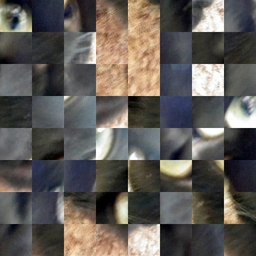
#> input picture image.png, 256 x 256 px, shrunk from 512 x 512 before the run
$ python main.py
#> lines starting #> are read from the running program, lines starting #| are printed output that depends on the picture
### utils.py
#!/usr/bin/env python3
# -*- coding: utf-8 -*-
"""
модуль utils
В этом модуле мы добавляем новый уровень логики при работе с изображения
Теперь изображение состоит не из пискселей, а из кусочков - картинок поменьше
с которыми удобно работать
"""

from copy import deepcopy
import os
import numpy as np
import cv2

# стандартный размер кусочка изображения
# нужен исключительно для удобства
# то есть кусок изображения - это квадрат p*p
# но в реализуемых классах ниже, можно назначить свою ширину(p_x) и высоту(p_y)
p = 64

def lens_segments(seq, black = 0):
    lens_white = [0]

    before_color = seq[0]

    if before_color > black:
        lens_white[-1] += 1
        i_last_white = 0
    else:
        i_last_white = -1

    for i in range(1, len(seq)):
        cur_color = seq[i]
        if cur_color > black:
            if before_color > black:
                lens_white[-1] += 1
            else:
                if i_last_white - i == 2:
                    lens_white[-1] += 2
                else:
                    lens_white.append(1)
                i_last_white = i

        before_color = cur_color

    return lens_white

def get_slice(i, len_seq):
    """
    i       - предполагаемый объект slice который надо обработать
    len_seq - длина последовательности

    Из переданного объекта i возвращает форматированный объект slice
    Если i - это целое число(просто индекс), то возвращает None
    """

    # сначала считаем, что i - это объект slice
    try:
        start = i.start
        stop  = i.stop
        step  = i.step
    # если не получилось извлечь нужные поля, значит i - это просто число
    except AttributeError:
        # тогда никакого слайса возвращать не нужно
        return None
    # если исключений НЕ произошло, то обрабатываем поля i (точно объект slice)
    else:
        if start is None:
            start = 0
        if start < 0:
            start = len_seq - abs(start)

        if stop is None:
            stop = len_seq
        if stop < 0:
            stop = len_seq - abs(stop)

        if step is None:
            step = 1

        return slice(start, stop, step)

class ImageIterator:
    """
    Отдельный класс итераторов изображений
    Нужен для одновременного обхода кусочков изображения
    """
    # [11 lines left out: functions __init__, __next__, not called in this run]

class Image:
    def __init__(self, img, p_y=p, p_x=p):
        self.img = deepcopy(img)
        self.y_size = self.img.shape[0]
        self.x_size = self.img.shape[1]
        self.p_y = p_y
        self.p_x = p_x

    @classmethod
    def new(cls, y_size, x_size, depth=np.uint8, chennals=3, p_y=p, p_x=p):
        img = np.zeros((y_size, x_size, chennals), depth)
        return cls(img, p_y, p_x)

    @classmethod
    def open(cls, file, p_y=p, p_x=p):
#> called with file = 'image.png', p_y = 64, p_x = 64
        if not os.path.isfile(file):
            message = f'"{file}" не существует или не является файлом'
            raise ValueError(message)

        img = cv2.imread(file)
#> img is the input picture: shape (256, 256, 3); mean B, G, R 87.4, 92.2, 96.7
        return cls(img, p_y, p_x)

    def save(self, file):
        cv2.imwrite(file, self.img)

    @property
    def rows(self):
        return self.y_size // self.p_y

    @property
    def cols(self):
        return self.x_size // self.p_x

    def __len__(self):
        return self.cols*self.rows

    def __getitem__(self, index):

        s = get_slice(index, len(self))

        if not s:
            # index - это целое число
            if index < 0:
                index = len(self) - abs(index)

            if index < 0 or index > len(self):
                message = f"Вышли за пределы картиники [0:{len(self)}], index={index}"
                raise IndexError(message)

            row, col = divmod(index, self.cols)

            left  = col*self.p_x
            top   = row*self.p_y
            right = left + self.p_x
            down  = top + self.p_y

            block = self.img[top:down, left:right]

            cls = self.__class__

            return cls(block, p_y=self.p_y, p_x=self.p_x)
        else:
            # index - это slice
            mas = []
            for i in range(s.start, s.stop, s.step):
                mas.append(self[i])
        return mas

    def __setitem__(self, index, block):
        block = deepcopy(block)
        if index < 0:
            index = len(self) - abs(index)

        if index < 0 or index > len(self):
            message = f"Вышли за пределы картиники [0:{len(self)}], index={index}"
            raise IndexError(message)

        rol, col = divmod(index, self.cols)

        left  = col*self.p_x
        top   = rol*self.p_y
        right = left + self.p_x
        down  = top + self.p_y

        if block.x_size != self.p_x or block.y_size != self.p_y:
            message = 'Размеры блока %dx%d не подходят для вставки в %dx%d' % (block.y_size, block.x_size, self.p_y, self.p_x)
            raise ValueError(message)

        self.img[top:down, left:right] = block.img

    def __iter__(self):
        return ImageIterator(self)

    # [79 lines left out: functions __add_top, __add_down, __add_left, not called in this run]

    def __add_right(self, block):
        """
        добавить блок спрва
        """
        if block.y_size != self.y_size:
            message = f'Блоки не стыкуются по высоте my={self.y_size} other={block.y_size}'
            ValueError(message)

        cls = self.__class__

        new_img = cls.new(y_size=self.y_size, x_size=self.x_size + block.x_size)
        new_img.p_y = block.y_size & self.y_size

        left = cls(self.img, p_y=new_img.p_y)
        right = cls(block.img, p_y=new_img.p_y)

        cnt_parts = 0
        for i in range(len(left)):
            new_img[cnt_parts] = left[i]
            cnt_parts += 1
        for i in range(len(right)):
            new_img[cnt_parts] = right[i]
            cnt_parts += 1

        new_img.p_y = min(self.p_y, block.p_y)
        return new_img

    def add(self, block, mode):
        mode = mode[0].lower()
        if mode == 't': return self.__add_top(block)
        elif mode == 'd': return self.__add_down(block)
        elif mode == 'l': return self.__add_left(block)
        elif mode == 'r': return self.__add_right(block)
        else:
            message = f"Параметр mode='{mode}' не в множестве ['t', 'd', 'l', 'r']"
            raise ValueError(message)

    def get_contours(self, thr1=0, thr2=50):
        if len(self.img.shape) > 2:
            gray = cv2.cvtColor(self.img, cv2.COLOR_BGR2GRAY)
        else:
            gray = self.img
        return cv2.Canny(gray, thr1, thr2)

    # [7 lines left out: function get_threshold, not called in this run]


    def is_my(self, block, mode, thr1=30, thr2=50):
        mode = mode[0].lower()

        if mode in ('l', 't'):
            block = block[-1]
            new_img = self[0]
        else:
            block = block[0]
            new_img = self[-1]

        new_img = new_img.add(block, mode)

        # blur = cv2.GaussianBlur(new_img.img, (5,5), 0)
        contours = new_img.get_contours(thr1, thr2)
        # th = new_img.get_threshold()

        if mode in ('l', 'r'):
            line_pixels = contours[:, -2 + new_img.x_size//2: new_img.x_size//2 + 2]
            line_len = new_img.y_size
        else:
            line_pixels = contours[-2 + new_img.y_size//2: new_img.y_size//2 + 2, :]
            line_len = new_img.x_size

        cuts = []
        for i in range(2):
            if mode in ('l', 'r'):
                mas_cuts = [line_pixels[k, i] | line_pixels[k, i+1] for k in range(line_len)]
            else:
                mas_cuts = [line_pixels[i, k] | line_pixels[i+1, k] for k in range(line_len)]
            cuts.append(max(lens_segments(mas_cuts)))

        # cv2.imshow("Contours", contours)
        # cv2.imshow("Treshold", th)
        # cv2.waitKey(0)

        prob_simple = self.is_my_simple(block, mode)
        my_prob = 1 - max(cuts)/line_len

        if prob_simple <= 0.65:
            return prob_simple*my_prob

        return my_prob

    def is_my_simple(self, block, mode):
        mode = mode[0].lower()

        if mode in ('l', 't'):
            block = block[-1]
            new_img = self[0]
        else:
            block = block[0]
            new_img = self[-1]

        new_img = new_img.add(block, mode)

        if mode in ('l', 'r'):
            lol = new_img.img[:, -1 + new_img.x_size//2: new_img.x_size//2 + 1]
            line_len = new_img.y_size
        else:
            lol = new_img.img[-1 + new_img.y_size//2: new_img.y_size//2 + 1, :]
            line_len = new_img.x_size

        a = []
        for i in range(line_len):
            temp = []
            for k in range(3):
                if mode in ('l', 'r'):
                    temp.append(abs(lol[i,0][k]-lol[i,1][k]))
                else:
                    temp.append(abs(lol[0,i][k]-lol[1,i][k]))
            a.append(sum(temp))
        # print(a)
        cut = max(lens_segments(a, 7))

        return (1 - cut/line_len)


    def color(self):
        """
        возвращает доминирующий цвет
        """
        Z = self.img.reshape((-1,3))

        # convert to np.float32
        Z = np.float32(Z)

        # define criteria, number of clusters(K) and apply kmeans()
        criteria = (cv2.TERM_CRITERIA_EPS + cv2.TERM_CRITERIA_MAX_ITER, 10, 1.0)
        K = 1
        ret,label,center=cv2.kmeans(Z,K,None,criteria,10,cv2.KMEANS_RANDOM_CENTERS)

        # Now convert back into uint8, and make original image
        center = np.uint8(center)
        res = center[label.flatten()]
        res2 = res.reshape((self.img.shape))
        return tuple(res2[0,0])

    def sort_color(self):
        """
        сортировка по цвету
        самые светлые в начале
        """
        mas = [self[i] for i in range(len(self))]
#> in __getitem__ (call 16), `block = self.img[top:down, left:right]`:
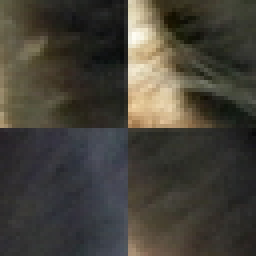
#> block: shape (64, 64, 3) (shown 4 times larger); mean B, G, R 57.1, 65.7, 69.2
#> mas = 16 items
        mas.sort(key=(lambda img: img.color()), reverse=True)
#> in color, `ret,label,center=cv2.kmeans(Z,K,None,criteria,10,cv2.KMEANS_RANDOM_CEN..`: ret = 22691831.6; label = 4096 values from 0 to 0; center = [[64.26, 62.88, 61.19]]
#> in color, `center = np.uint8(center)`: center = [[64, 62, 61]]
#> in color (call 2), `ret,label,center=cv2.kmeans(Z,K,None,criteria,10,cv2.KMEANS_RANDOM_CEN..`: ret = 32319898.4; center = [[99.58, 113.5, 131.5]]
#> in color (call 2), `center = np.uint8(center)`: center = [[99, 113, 131]]
#> in color (call 2), `res2 = res.reshape((self.img.shape))`:
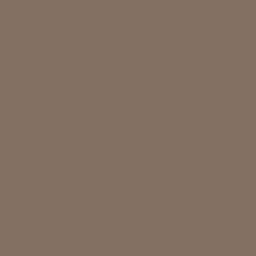
#> res2: shape (64, 64, 3) (shown 4 times larger); mean B, G, R 99, 113, 131
#> in color (call 5), `ret,label,center=cv2.kmeans(Z,K,None,criteria,10,cv2.KMEANS_RANDOM_CEN..`: ret = 13555287.3; center = [[75.46, 74.05, 70.87]]
#> in color (call 5), `center = np.uint8(center)`: center = [[75, 74, 70]]
#> in color (call 5), `res2 = res.reshape((self.img.shape))`:
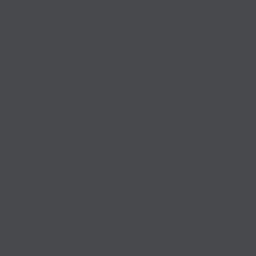
#> res2: shape (64, 64, 3) (shown 4 times larger); mean B, G, R 75, 74, 70
#> in color (call 7), `ret,label,center=cv2.kmeans(Z,K,None,criteria,10,cv2.KMEANS_RANDOM_CEN..`: ret = 39093962.7; center = [[88.18, 88.41, 95.3]]
#> in color (call 7), `center = np.uint8(center)`: center = [[88, 88, 95]]
#> in color (call 7), `res2 = res.reshape((self.img.shape))`:
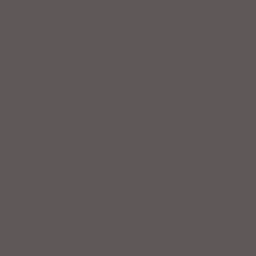
#> res2: shape (64, 64, 3) (shown 4 times larger); mean B, G, R 88, 88, 95
        return mas

    # [11 lines left out: function is_equal, not called in this run]

    def show(self, window_name='Image'):
        cv2.imshow(str(window_name), self.img)
        cv2.waitKey(0)

    # [15 lines left out: function pop, not called in this run]

class MImage(Image):
    """
    Класс чтобы обращаться к элементу изображения как к элементу матрицы
    то есть обращаемся к элементу через 2 индекса
    -------------------------------------------------
    старое обращение к элементу через один индекс сохраняется
    """

    def __getitem__(self, indexs):

        try:
            indexs = tuple(indexs)
        except TypeError:
            return super().__getitem__(indexs)

        cnt_indexs = len(indexs)
        if cnt_indexs == 2:

            row, col = indexs

            s_row = get_slice(row, self.rows)
            if (not s_row) and row < 0:
                row = self.rows - abs(row)

            s_col = get_slice(col, self.cols)
            if (not s_col) and col < 0:
                col = self.cols - abs(col)

            cls = self.__class__

            if not s_row and not s_col:

                left  = col*self.p_x
                top   = row*self.p_y
                right = left + self.p_x
                down  = top + self.p_y

                block = self.img[top:down, left:right]
                return cls(block, p_y=self.p_y, p_x=self.p_x)

            elif not s_col:
                img = None
                for i in range(s_row.start, s_row.stop, s_row.step):
                    cur_img = self[i, col]
                    if not img:
                        img = cur_img
                    else:
                        img = img.add(cur_img, 'd')
                return img

            elif not s_row:
                img = None
                for j in range(s_col.start, s_col.stop, s_col.step):
                    cur_img = self[row, j]
                    if not img:
                        img = cur_img
                    else:
                        img = img.add(cur_img, 'r')
                return img
            else:
                row_img = None
                for i in range(s_row.start, s_row.stop, s_row.step):

                    col_img = self[i, s_col.start:s_col.stop:s_col.step]
                    if not row_img:
                        row_img = col_img
                    else:
                        row_img = row_img.add(col_img, 'd')

                return row_img

        else:
            raise IndexError(f'bed index {indexs}')

    def __setitem__(self, indexs, block):

        block = deepcopy(block)
        try:
            indexs = tuple(indexs)
        except TypeError:
            super().__setitem__(indexs, block)
        else:
            cnt_indexs = len(indexs)
            if cnt_indexs == 2:

                row, col = indexs

                s_row = get_slice(row, self.rows)
                if (not s_row) and row < 0:
                    row = self.rows - abs(row)

                s_col = get_slice(col, self.cols)
                if (not s_col) and col < 0:
                    col = self.cols - abs(col)

                if not s_row and not s_col:
                    left  = col*self.p_x
                    top   = row*self.p_y
                    right = left + self.p_x
                    down  = top + self.p_y
                    self.img[top:down, left:right] = block.img

                elif not s_col:
                    block.p_x = block.x_size
                    temp_p_x = self.p_x
                    self.p_x = block.p_x
                    block.p_y = self.p_y

                    i_bl = 0
                    for i in range(s_row.start, s_row.stop, s_row.step):
                        self[i, col] = block[i_bl, 0]
                        i_bl += 1

                    self.p_x = temp_p_x

                elif not s_row:
                    block.p_y = block.y_size
                    temp_p_y = self.p_y
                    self.p_y = block.p_y
                    block.p_x = self.p_x

                    j_bl = 0
                    for j in range(s_col.start, s_col.stop, s_col.step):
                        self[row, j] = block[0, j_bl]
                        j_bl += 1
                    self.p_y = temp_p_y
                else:
                    block.p_x = self.p_x
                    block.p_y = self.p_y
                    i_bl = 0
                    for i in range(s_row.start, s_row.stop, s_row.step):
                        j_bl = 0
                        for j in range(s_col.start, s_col.stop, s_col.step):
                            self[i,j] = block[i_bl,j_bl]
                            j_bl += 1
                        i_bl += 1
            else:
                raise IndexError(f'bed index {indexs}')


def find_best_combination(img, mas, mode='r'):
    if not mas:
        return (None, None, -1)

    i_forward = 0
    max_prob_forward = img.is_my(mas[i_forward], mode)

    i_back = 0
    max_prob_back = mas[i_back].is_my(img, mode)

    for i in range(1, len(mas)):

        cur_prob_forward = img.is_my(mas[i], mode)
        if cur_prob_forward > max_prob_forward:
            max_prob_forward = cur_prob_forward
            i_forward = i

        cur_prob_back = mas[i].is_my(img, mode)
        if cur_prob_back > max_prob_back:
            max_prob_back = cur_prob_back
            i_back = i

    if max_prob_forward > max_prob_back:
        res_img = img.add(mas[i_forward], mode)
        index = i_forward
        prob = max_prob_forward
    else:
        res_img = mas[i_back].add(img, mode)
        index = i_back
        prob = max_prob_back

    return (res_img, index, prob)

def find_parts(image, *, mode='r', parts2 = [], parts3 = []):
    parts1 = [image[i] for i in range(len(image))]

    # пока у нас есть не скреплённые части изображения

    while(parts1):
        cur_img = parts1.pop(0)

        img2, i1, prob1 = find_best_combination(cur_img, parts1, mode)
        img3, i2, prob2 = find_best_combination(cur_img, parts2, mode)

        img4, i3, prob3 = find_best_combination(cur_img, parts3, mode)

        prob = max(prob1, prob2, prob3)
        if prob == prob1:
            parts1.pop(i1)
            parts2.append(img2)
        elif prob == prob2:
            parts2.pop(i2)
            parts3.append(img3)
        else:
            parts3.pop(i3)
            my_mode = 'r' if mode in ('r', 'l') else 'd'
            new1 = img4[:2]
            new2 = img4[-2:]

            new1 = new1[0].add(new1[1], my_mode)
            new2 = new2[0].add(new2[1], my_mode)

            parts2.append(new1)
            parts2.append(new2)

    return parts2, parts3

def one_to_two(iterable, *, parts2 = [], mode='r'):
    lol = iter(iterable)
    try:
        while True:
            one = next(lol)
            two = next(lol)

            x = one.add(two, mode)
            parts2.append(x)
    except StopIteration:
        pass

    return parts2

def find_2(*, parts2=[], parts3=[], mode='r'):
    while(parts3):
        cur_img = parts3.pop(0)
        img5, i3, prob3 = find_best_combination(cur_img, parts3, mode)
        parts3.pop(i3)
        img8, i2, prob8 = find_best_combination(img5, parts2, mode)
        parts2.pop(i2)

        lol = [img8[i] for i in range(len(img8))]
        parts2 = one_to_two(lol, parts2=parts2, mode=mode)

    return parts2

### main.py
"""
Главная программа - пытаемся восстановить изображение
"""
import utils as u
import cv2

file_image = 'image.png'
res_file_image = 'temp.png'

before_p_x = u.p
before_p_y = u.p

mode = 'r'
after_p_x = u.p*2
after_p_y = u.p

if __name__ == '__main__':

    before = u.MImage.open(file_image)
    before.p_y = before_p_y
    before.p_x = before_p_x

    before.show('before')
    cv2.destroyAllWindows()

    mas_before = before.sort_color()
#> mas_before = 16 items
    r2, r3 = u.find_parts(mas_before, mode=mode)
#> the loop in find_parts, `while(parts1):` made 10 passes
#> pass 1, in is_my, `contours = new_img.get_contours(thr1, thr2)`:
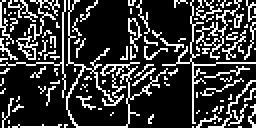
#> contours: shape (64, 128) (shown 2 times larger); 22.3% white in thin lines or dots
#> pass 1, in get_contours (call 2), `gray = cv2.cvtColor(self.img, cv2.COLOR_BGR2GRAY)`:
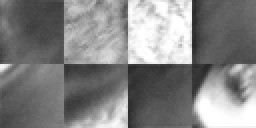
#> gray: shape (64, 128) (shown 2 times larger); min 38, max 255, mean 132.1
    # r2, r3 = u.find_parts(before, mode=mode)
    print('r3 = ', len(r3))
#| r3 =  4
    print('r2 = ', len(r2))
#| r2 =  2
    print('r3*3 + r2*2 = ', len(r3)*3+len(r2)*2)
#| r3*3 + r2*2 =  16

    # [7 lines of commented-out code are left out]

    r2 = u.find_2(parts2=r2, parts3=r3, mode=mode)
#> the loop in find_2, `while(parts3):` made 2 passes

    after = u.Image.new(before.y_size, before.x_size)
    after.p_x = after_p_x
    after.p_y = after_p_y

    # for img in r2:
    #     img.show('2')
    # cv2.destroyAllWindows()

    for i in range(len(after)):
        after[i] = r2[i]
#> this loop made 8 passes

    after.show('after')
#> call 2 of show, with window_name = 'after'
#> in show (call 2), `cv2.imshow(str(window_name), self.img)`:
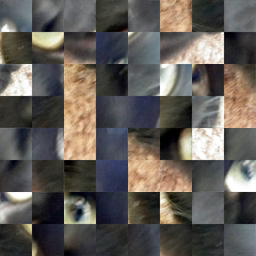
#> window 'after': shape (256, 256, 3); mean B, G, R 87.4, 92.2, 96.7
    after.save(res_file_image)
